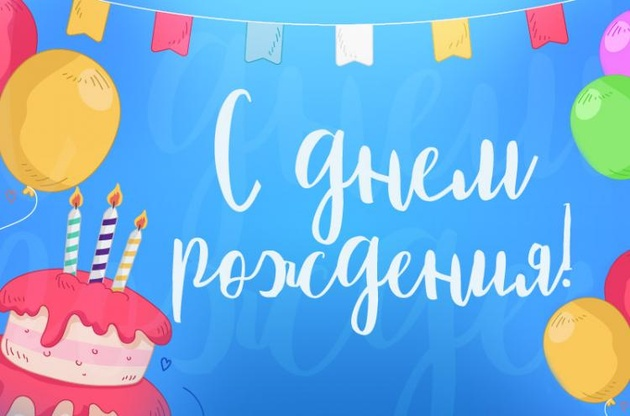
#> input picture practice_8/images/task2_4.jpg, 630 x 416 px, shrunk from 750 x 495 before the run; its folder holds 5 pictures in this run
$ python task3.py
#> lines starting #> are read from the running program, lines starting #| are printed output that depends on the picture
#> the answer given: images/task1.jpg
from PIL import Image, ImageDraw, ImageFont


def name_to_postcard(name, filename):
    """
    Добавление на заданную открытку текста «<имя>, поздравляю!»
    """
#> called with name = 'images/task1.jpg', filename = 'task2_4.jpg'

    with Image.open("images/" + filename) as image:
#> image is the input picture: PIL image 630x416 RGB; mean R, G, B 122.4, 172.7, 217.5
        image.load()

    # используется файл с жирными символами шрифта Arial
    font = ImageFont.truetype("fonts/arial_bold.ttf", 25)
    draw_text = ImageDraw.Draw(image)
    draw_text.text(
        (image.width // 2, image.height // 2 - 155),
        name + ", поздравляю!",
        font=font,
        fill='#FFFFFF'
    )
    image.show()
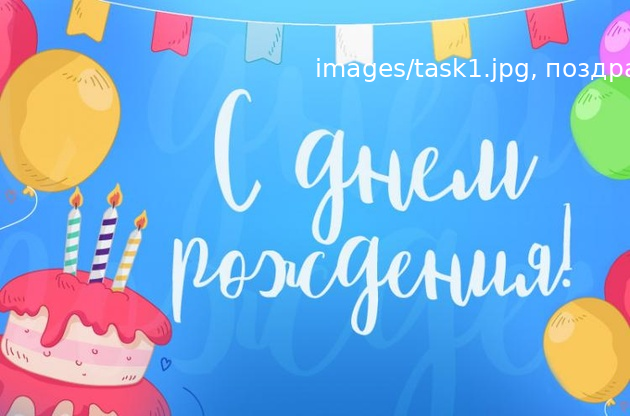
#> shown: PIL image 630x416 RGB; mean R, G, B 123.3, 173.2, 217.6
    image.save(name + "_postcard.png")


if __name__ == '__main__':
    name_to_postcard(input("Введите имя получателя: "), "task2_4.jpg")
